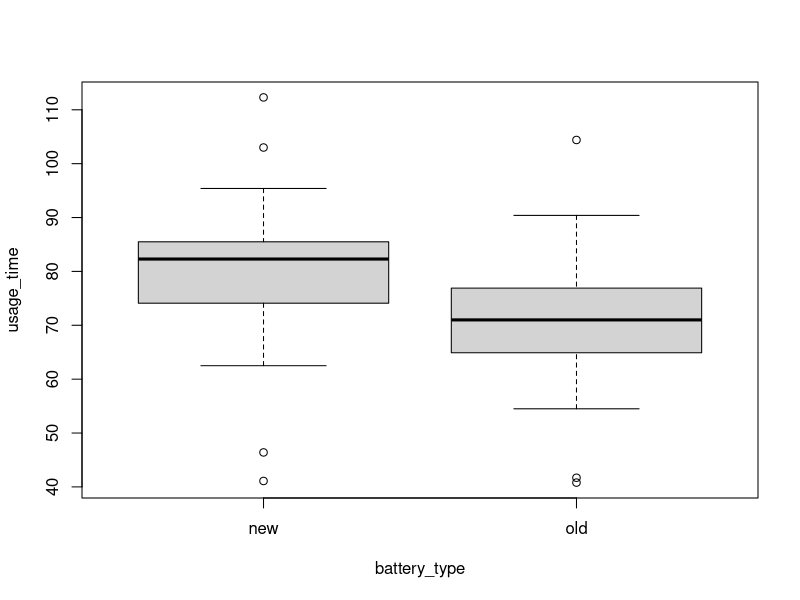
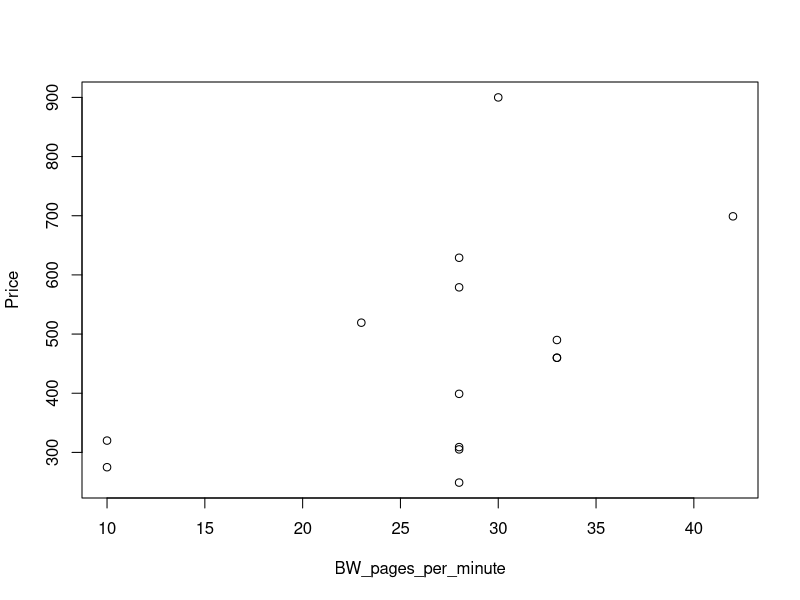

These figures' R source, in order:
## ---- chunk 1
knitr::opts_chunk$set(echo = TRUE, comment=NA, toc=TRUE)
library(tidyverse)
## ---- chunk 2
library(tidyverse)
## ---- chunk 3
battery <- read_csv("Batteries.csv")
attach(battery)
## ---- chunk 4
print("Means:")
tapply(usage_time, battery_type, mean)
print("Standard deviations:")
tapply(usage_time, battery_type, sd)

## ---- chunk 5
boxplot(usage_time ~ battery_type)
## ---- chunk 6
summary(aov(usage_time ~ battery_type))
## ---- chunk 7
printers <- read_csv("Printers.csv")
attach(printers)
## ---- chunk 8
plot(Price ~ BW_pages_per_minute)
## ---- chunk 9
cor(Price, BW_pages_per_minute )
